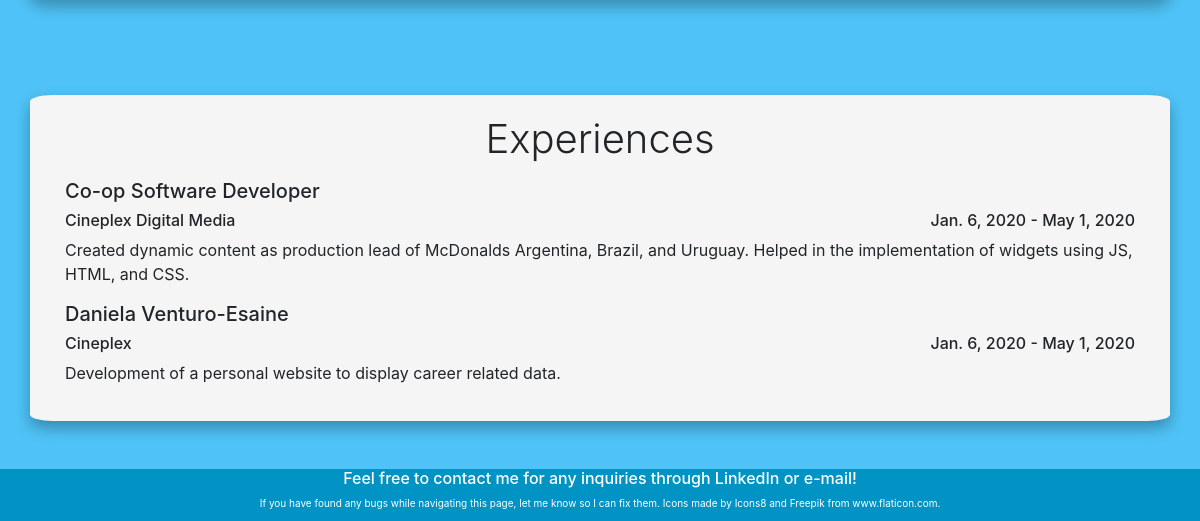
Before: / (lower part) with the older database file.
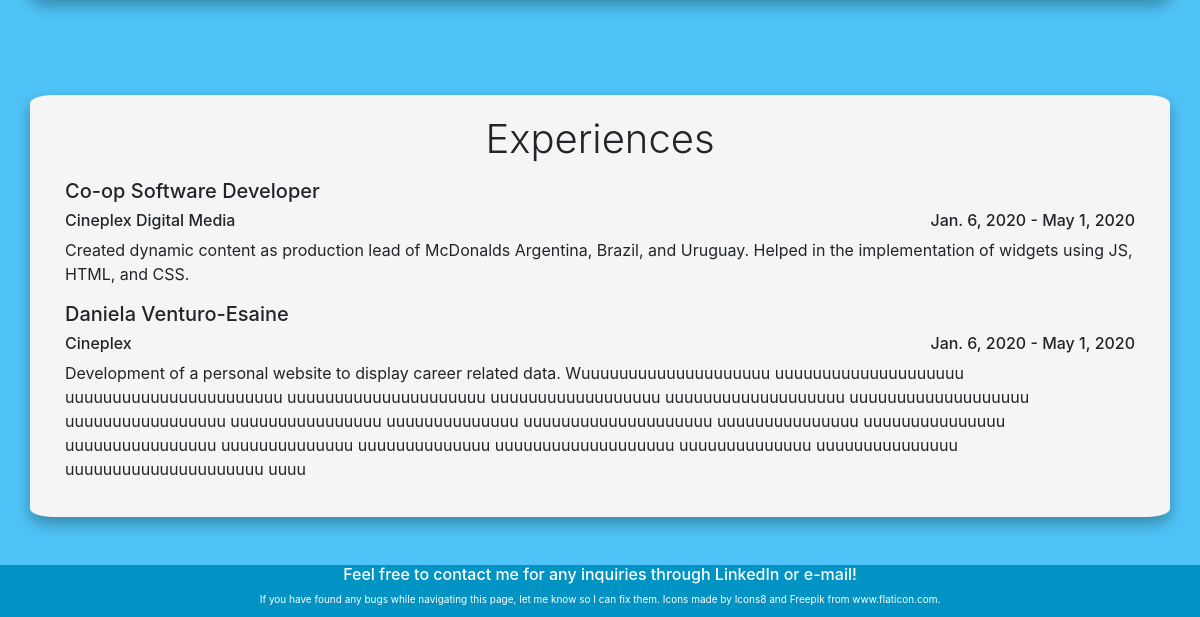
After: the same page with the newer database file.
### homePage/models.py (models this page shows, shortened)
class Experience(models.Model):
    name = models.CharField(max_length=200)
    company = models.CharField(max_length=200, default='')
    start_date = models.DateField('Start Date')
    end_date = models.DateField('End Date')
    description = models.CharField(max_length=1000)

### homePage/views.py (the view)
# urls.py: path('', views.index, name='index'),
def index(request):
    skills_list = Skill.objects.order_by('name')
    project_list = Project.objects.order_by('name')
    experience_list = Experience.objects.order_by('-start_date')
    context = {
        'skills_list': skills_list,
        'project_list': project_list,
        'experience_list': experience_list
    }
    return render(request, 'homePage/index.html', context)

### homePage/templates/homePage/index.html (shortened to what this page needs)
<!doctype html>
<html lang="en">
<head>
    {% load static %}
    <link rel="stylesheet" href="https://stackpath.bootstrapcdn.com/bootstrap/4.4.1/css/bootstrap.min.css"
>
    <link href="https://maxcdn.bootstrapcdn.com/font-awesome/4.2.0/css/font-awesome.min.css" rel="stylesheet">
    <link rel="stylesheet" type="text/css" href="{% static 'homePage/style.css' %}">
</head>
<body>
<div class="content rellax" data-rellax-speed="1">
    <section id="projects" class="py-5">
    </section>
    <section id="experiences" class="py-5">
        <div class="container">
            <h1 class="font-weight-light mb-3">Experiences</h1>
            {% if experience_list %}
                <div class="row">
                    {% for experience in experience_list %}
                        <div class="col-md-12">
                            <h5>{{ experience.name }}</h5>
                            <div>
                                <h6 class="place">{{ experience.company }}</h6>
                                <h6 class="dates">{{ experience.start_date }} - {{ experience.end_date }}</h6>
                            </div>
                            <div>
                                <p>{{ experience.description }}</p>
                            </div>
                        </div>
                    {% endfor %}
                </div>
            {% else %}
                <p>No experiences are available.</p>
            {% endif %}
        </div>
    </section>
</div>
<footer>
    <h6>Feel free to contact me for any inquiries through
        <a href="https://www.linkedin.com/in/daniela-venturo-esaine/" target="_blank" title="linkedin">LinkedIn</a>
        or <a href="mailto: daventuro@gmail.com" target="_blank" title="e-mail">e-mail</a>!</h6>
        If you have found any bugs while navigating this page, let me know so I can fix them.
        Icons made by <a target="_blank" href="https://icons8.com">Icons8</a> and
        <a href="https://www.flaticon.com/authors/freepik" title="Freepik">Freepik</a>
        from <a href="https://www.flaticon.com/" title="Flaticon"> www.flaticon.com</a>.
</footer>
</body>
</html>

### homePage/static/homePage/style.css (style rules this page uses)
html { scroll-behavior: smooth; }
body { background-color: #4fc3f7; }
.content { background-color: #4fc3f7; }
.py-5 >.container { background-color: whitesmoke; border: 20px solid whitesmoke; border-radius: 2%; box-shadow: 0px 7px 15px rgba(0,0,0,.3) }
h1 { text-align: center; }
.place { float: left; }
.dates { text-align: end; }
footer { background-color: #0093c4; text-align: center; color: white; font-size: 10px; padding-bottom: 10px; }
footer a { color: white }

Changed rows visible on the page:
changed Experience "Daniela Venturo-Esaine": description "Development of a personal website to display career related data." → "…display career related data. Wuuuuuuuuuuuuuuuuuuuu uuuuuuuuuuuuuuuuuuuu uuuuuuuuuuuuuuuuuuuuuuu uuuuuuuuuuuuuuuuuuuuu uuuuuuuuuuuuuuuuuu uuuuuuuuuuuuuuuuuuu uuuuuuuuuuuuuuuuuuu uuuuuuuuuuuuuuuuu uuuuuuuuuuuuuuuu uuuuuuuuuuuuuu uuuuuuuuuuuuuuuuuuuu uuuuuuuuuuuuuuu uuuuuuuuuuuuuuu uuuuuuuuuuuuuuuu uuuuuuuuuuuuuu uuuuuuuuuuuuuu uuuuuuuuuuuuuuuuuuu uuuuuuuuuuuuuu uuuuuuuuuuuuuuu uuuuuuuuuuuuuuuuuuuuu uuuu"
